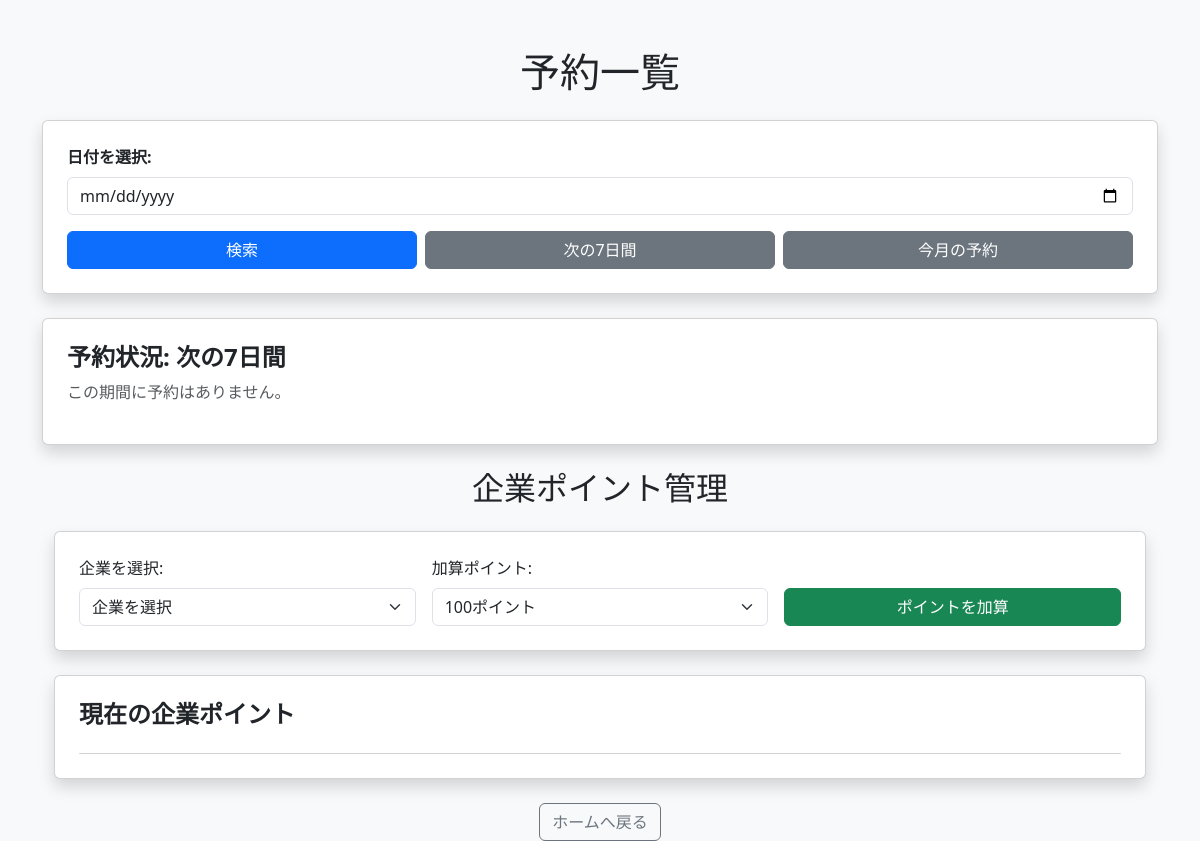
/reservations_list?range=7days, run on an earlier commit of the app's database.
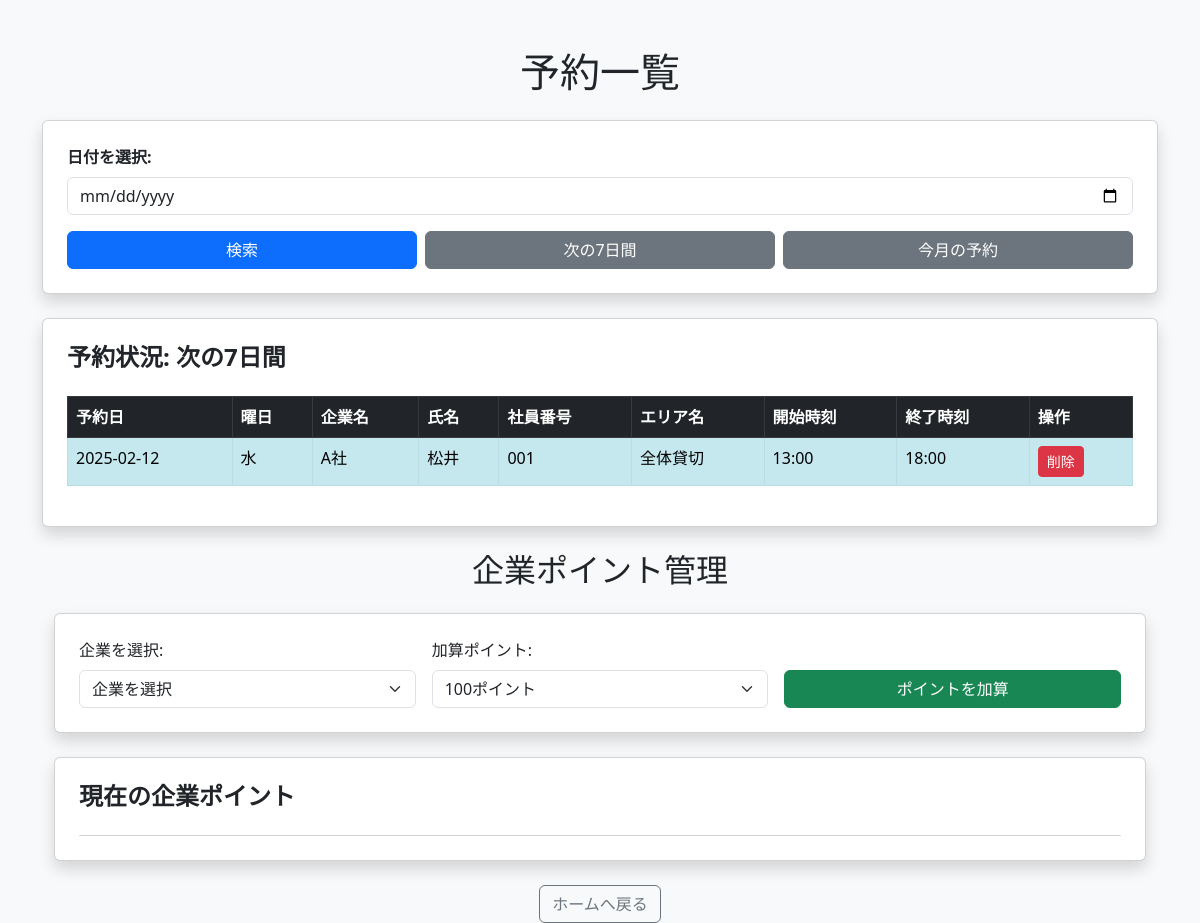
And on a later commit of the database.
### app.py (models this page shows)
class Reservation(db.Model):
    id = db.Column(db.Integer, primary_key=True)
    company = db.Column(db.String(50), nullable=False)  # 企業名
    name = db.Column(db.String(100), nullable=False)  # 氏名
    employee_id = db.Column(db.String(20), nullable=False)  # 社員番号
    area = db.Column(db.String(100), nullable=False)  # 予約エリア（複数選択可能）
    date = db.Column(db.Date, nullable=False)  # ✅ String → Date に変更
    start_time = db.Column(db.String(5), nullable=False)
    end_time = db.Column(db.String(5), nullable=False)
    created_at = db.Column(db.DateTime, default=datetime.utcnow)

### app.py (the view)
@app.route('/reservations_list', methods=['GET'])
def reservations_list():
    date = request.args.get('date')
    range_type = request.args.get('range')
    today = datetime.today().strftime('%Y-%m-%d')
    if range_type == "7days":
        end_date = (datetime.today() + timedelta(days=7)).strftime('%Y-%m-%d')
        reservations = Reservation.query.filter(
            and_(Reservation.date >= today, Reservation.date <= end_date)
        ).order_by(Reservation.date, Reservation.start_time).all()
    elif range_type == "month":
        end_date = (datetime.today().replace(day=1) + timedelta(days=31)).strftime('%Y-%m-%d')
        reservations = Reservation.query.filter(
            and_(Reservation.date >= today, Reservation.date <= end_date)
        ).order_by(Reservation.date, Reservation.start_time).all()
    elif date:
        try:
            date = datetime.strptime(date, "%Y-%m-%d").date()  # ✅ ここで型変換をチェック
        except ValueError:
            date = None
        reservations = Reservation.query.filter_by(date=date).order_by(Reservation.start_time).all()
    else:
        reservations = []
    return render_template('reservations_list.html', reservations=reservations, selected_date=date, range_type=range_type)

### templates/reservations_list.html (shortened to what this page needs)
<!DOCTYPE html>
<html lang="ja">
<head>
    <link href="https://cdn.jsdelivr.net/npm/bootstrap@5.3.0/dist/css/bootstrap.min.css" rel="stylesheet">
</head>
<body class="bg-light">
    <div class="container mt-5">
        <h1 class="text-center mb-4">予約一覧</h1>
        <div class="card shadow p-4">
            <form method="get" action="/reservations_list">
                <div class="mb-3">
                    <label for="date" class="form-label fw-bold">日付を選択:</label>
                    <input type="date" id="date" name="date" class="form-control" required>
                </div>
                <div class="d-flex gap-2">
                    <button type="submit" class="btn btn-primary w-100">検索</button>
                    <a href="/reservations_list?range=7days" class="btn btn-secondary w-100">次の7日間</a>
                    <a href="/reservations_list?range=month" class="btn btn-secondary w-100">今月の予約</a>
                </div>
            </form>
        </div>
        <div class="card shadow p-4 mt-4">
            <h4 class="fw-bold">予約状況:
                {{ selected_date if selected_date else ("次の7日間" if range_type == "7days" else "今月の予約" if range_type == "month" else "日付を選択してください") }}
            </h4>
            {% if reservations %}
            <div class="table-responsive">
                <table class="table table-striped table-hover table-bordered mt-3">
                    <thead class="table-dark">
                        <tr>
                            <th>予約日</th>
                            <th>曜日</th>
                            <th>企業名</th>
                            <th>氏名</th>
                            <th>社員番号</th>
                            <th>エリア名</th>
                            <th>開始時刻</th>
                            <th>終了時刻</th>
                            <th>操作</th>
                        </tr>
                    </thead>
                    <tbody>
                        {% for reservation in reservations %}
                        <tr class="{% if 'キヅキ' in reservation.area %}table-danger{% elif 'オチツキ' in reservation.area %}table-success{% elif 'シタシミ' in reservation.area %}table-primary{% elif 'ニギワイ' in reservation.area %}table-warning{% elif '貸切' in reservation.area %}table-info{% endif %}">
                            <td>{{ reservation.date }}</td>
                            <td>{{ reservation.date.strftime('%A') | replace('Monday', '月') | replace('Tuesday', '火') | replace('Wednesday', '水') | replace('Thursday', '木') | replace('Friday', '金') | replace('Saturday', '土') | replace('Sunday', '日') }}</td>
                            <td>{{ reservation.company }}</td>
                            <td>{{ reservation.name }}</td>
                            <td>{{ reservation.employee_id }}</td>
                            <td>{{ reservation.area if reservation.area else "未設定" }}</td>
                            <td>{{ reservation.start_time }}</td>
                            <td>{{ reservation.end_time }}</td>
                            <td>
                                <form action="{{ url_for('delete_reservation', reservation_id=reservation.id) }}" method="post">
                                    <button type="submit" class="btn btn-danger btn-sm" onclick="return confirm('本当に削除しますか？');">削除</button>
                                </form>
                            </td>
                        </tr>
                        {% endfor %}
                    </tbody>
                </table>
            </div>
            {% else %}
                <p class="text-muted">この期間に予約はありません。</p>
            {% endif %}
        </div>
        <div class="container mt-4">
            <h2 class="text-center mb-4">企業ポイント管理</h2>
            <div class="card shadow p-4 mb-4">
                <form action="/add_points" method="post" class="row g-3">
                    <div class="col-md-4">
                        <label for="company" class="form-label">企業を選択:</label>
                        <select name="company" id="company" class="form-select" required>
                            <option value="">企業を選択</option>
                        </select>
                    </div>
                    <div class="col-md-4">
                        <label for="points" class="form-label">加算ポイント:</label>
                        <select name="points" id="points" class="form-select" required>
                            <option value="100">100ポイント</option>
                        </select>
                    </div>
                    <div class="col-md-4 d-flex align-items-end">
                        <button type="submit" class="btn btn-success w-100">ポイントを加算</button>
                    </div>
                </form>
            </div>
            <div class="card shadow p-4">
                <h4 class="fw-bold">現在の企業ポイント</h4>
                <ul id="company_points_list" class="list-group mt-3">
                </ul>
            </div>
        </div>
<link href="https://cdn.jsdelivr.net/npm/fullcalendar@6.1.8/main.min.css" rel="stylesheet">
        <div class="text-center mt-4">
            <a href="/" class="btn btn-outline-secondary">ホームへ戻る</a>
        </div>
    </div>
</body>
</html>

What changed in the data, as far as the page shows it:
added Reservation: date "2025-02-12", date "水", company "A社", name "松井", employee_id "001", area "全体貸切", start_time "13:00", end_time "18:00"
Also different on the page:
text no longer shown: "この期間に予約はありません。"
text now shown: "予約日 曜日 企業名 氏名 社員番号 エリア名 開始時刻 終了時刻 操作"
